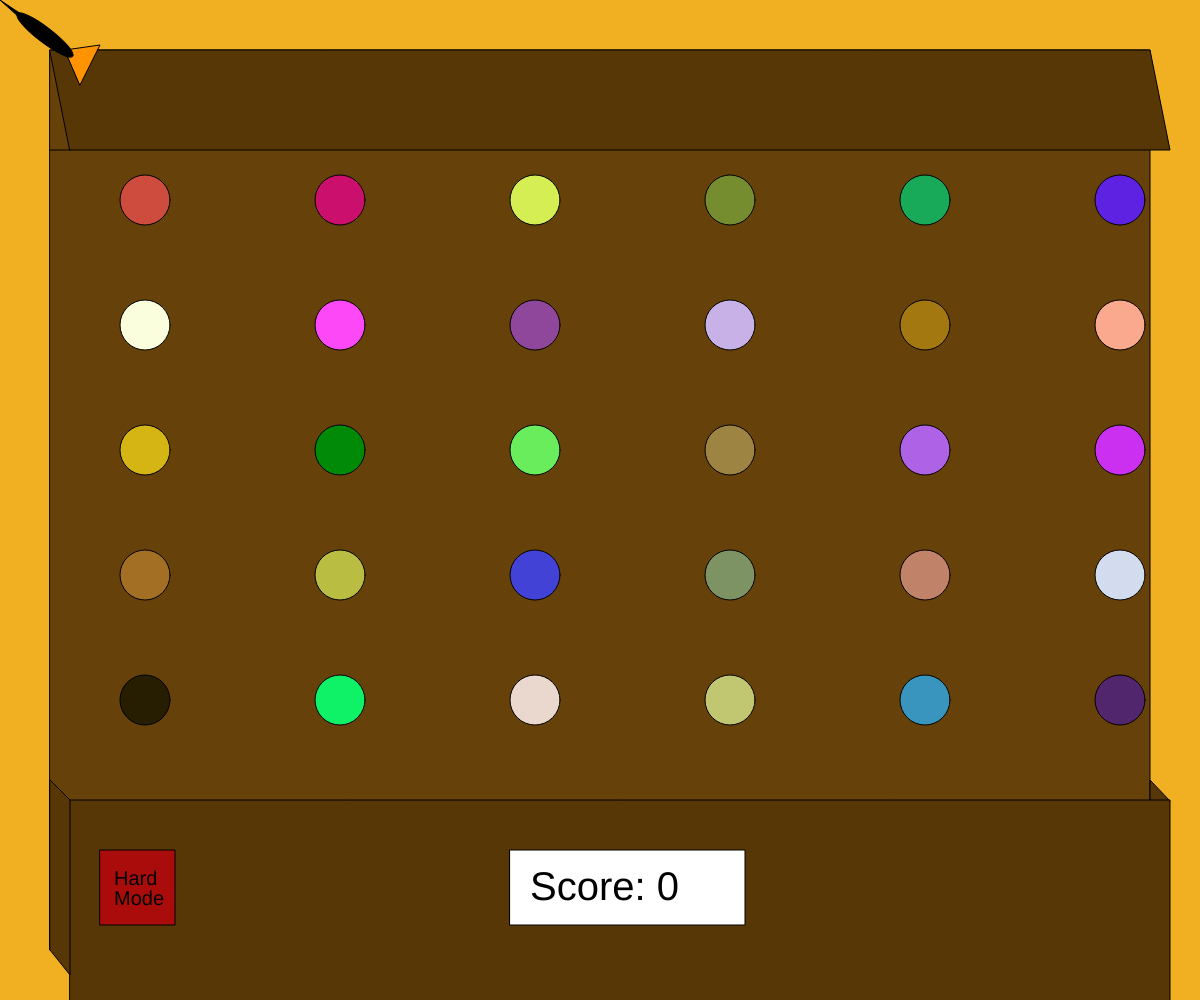
Frame 1 (no input)
Frame 60 (no input): identical to frame 1, image omitted
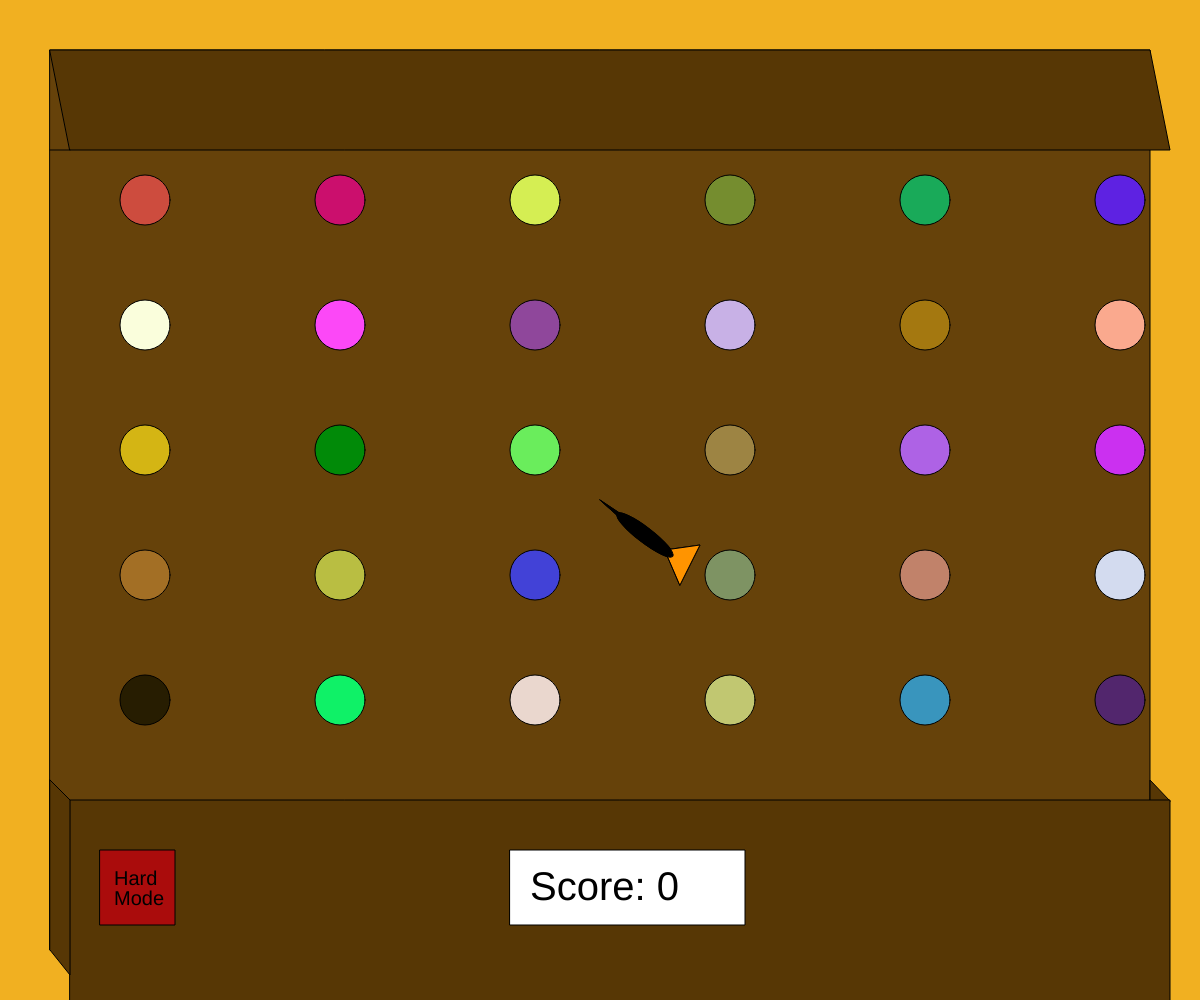
Frame 120 (the mouse pressed at the canvas centre since frame 60)

The p5.js sketch that drew these frames (run headless with seeded random() and noise() and a simulated clock; from frame 60 on, the mouse is pressed at the canvas centre):

// p5.js sketch
// ── sketch.js
//Frederick Cantarine, 50

let balloons = [];
let balloonNum = 25;
let darts = [];
let dartNum = 10;

var moveX;
var moveY;
var clicked = false;
var hit = false;
var score = 0;
var fail = false;
var done = false;
var hard = false;

function setup() {
  createCanvas(windowWidth, windowHeight);
  bgColor = color('rgb(241, 176, 33)');

  //adds balloons till all balloons are shown
  for (let moveY = 200; moveY < windowHeight - 200; moveY += windowHeight / 8) {
    for (let moveX = 70; moveX < windowWidth - 130; moveX += windowWidth / 10) {
      moveX += windowWidth / 16;
      balloons.push(new Balloons(moveX, moveY));
    }
    moveY += 0;
  }
}

function draw() {
  background(bgColor);
  noCursor();
  booth();

  // draws balloons. adds 1 to balloons counter
  for (var i = 0; i < balloons.length; i++) {
    balloons[i].frame();
  }

  for (var i = 0; i < darts.length; i++) {
    darts[i].frame();
  }

  //if player hits 10 ballons with 10 darts they win, otherwise they lose
  if (darts.length == 10) {
    balloons.length = 0;
    darts.length = 0;
    done = true;
  }

  scoreBoard();
  hardMode();
  dart();

  if (done) {
    if (score == 100) {
      prize();
    } else {
      lose();
    }
  }
}


function mousePressed() {
  //if the mouse clicks the hard mode box, then the balloon speed will increase
  if (mouseX > 100 && mouseX < 175 && mouseY > windowHeight - 150 && mouseY < windowHeight - 75) {
    hard = true;
  }

  //removes the ballon if clicked
  for (let i = balloons.length - 1; i >= 0; i--) {
    if (balloons[i].explode(mouseX, mouseY)) {
      balloons.splice(i, 1);
      clicked = true;
      hit = true;
    }
  }

  //only allows darts to be thrown if they are within the booth frame
  if (mouseX >= 50 && mouseX <= windowWidth - 50 && mouseY >= 150 && mouseY <= windowHeight - 200) {
    darts.push(new Darts(mouseX, mouseY));
  }
}

//if balloon is popped, then score goes up
function scoreBoard() {
  fill(255);
  rect(windowWidth / 2 - 90, windowHeight - 150, 235, 75);
  textSize(40);
  fill(0);
  text('Score: ' + score, windowWidth / 2 - 70, windowHeight - 100);
  if (hit == true) {
    score += 10;
    hit = false;
  }
}

//draws hardmode box
function hardMode() {
  fill('rgb(170, 12, 12)');
  rect(100, windowHeight - 150, 75, 75);
  textSize(20);
  fill(0);
  text('Hard', 114, windowHeight - 115);
  text('Mode', 114, windowHeight - 95);
}

//draws background booth
function booth() {
  fill('rgb(102, 66, 10)');
  rect(50, 50, windowWidth - 100, windowHeight - 100);
  fill('rgb(87, 55, 5)');
  quad(50, 50, windowWidth - 50, 50, windowWidth - 30, 150, 70, 150);
  triangle(windowWidth - 50, windowHeight - 199, windowWidth - 50, windowHeight - 220, windowWidth - 30, windowHeight - 199);
  rect(70, windowHeight - 200, windowWidth - 100, windowHeight - 566);
  quad(50, windowHeight - 220, 70, windowHeight - 200, 70, windowHeight - 25, 50, windowHeight - 50);
  fill(0);
  line(70, 150, 50, 150);
}

//moves a dart with the cursor
function dart() {
  push();
  translate(mouseX, mouseY);
  translate(45, 35);
  fill(0);
  triangle(-45, -35, 0, -5, 0, 5);
  fill('rgb(255, 148, 0)')
  triangle(20, 15, 55, 10, 35, 50);
  rotate(PI / 4.8);
  fill(0);
  ellipse(0, 0, 70, 15);
  pop();
}

//tells the user that they lose if they use all 10 darts and do not get 100 points
function lose() {
  textSize(50);
  fill('rgb(233, 23, 5)');
  text('You lose!', windowWidth / 2 - 80, windowHeight / 2 - 250);
}

//creates the prize
function prize() {
  textSize(50);
  fill('rgb(59, 215, 43)');
  text('You win!', windowWidth / 2 - 80, windowHeight / 2 - 250);
  push();
  //Bear's body
  fill('rgb(117, 66, 190)');
  ellipse(windowWidth / 2 + 20, windowHeight / 2 - 10, 100, 120);
  fill(0);
  ellipse(windowWidth / 2 + 20, windowHeight / 2 - 30, 10);
  ellipse(windowWidth / 2 + 20, windowHeight / 2 - 10, 10);
  ellipse(windowWidth / 2 + 20, windowHeight / 2 + 10, 10);
  //Bear's limbs
  fill('rgb(117, 66, 190)');
  ellipse(windowWidth / 2 - 40, windowHeight / 2 - 30, 50, 30);
  ellipse(windowWidth / 2 + 80, windowHeight / 2 - 30, 50, 30);
  ellipse(windowWidth / 2 - 20, windowHeight / 2 + 50, 50, 30);
  ellipse(windowWidth / 2 + 60, windowHeight / 2 + 50, 50, 30);
  //Bear's head
  fill('rgb(117, 66, 190)');
  ellipse(windowWidth / 2 - 10, windowHeight / 2 - 150, 50);
  ellipse(windowWidth / 2 + 50, windowHeight / 2 - 150, 50);
  fill(0);
  ellipse(windowWidth / 2 - 10, windowHeight / 2 - 150, 30);
  ellipse(windowWidth / 2 + 50, windowHeight / 2 - 150, 30);
  fill('rgb(117, 66, 190)');
  ellipse(windowWidth / 2 + 20, windowHeight / 2 - 100, 100);
  fill(255);
  ellipse(windowWidth / 2, windowHeight / 2 - 110, 20);
  ellipse(windowWidth / 2 + 40, windowHeight / 2 - 110, 20);
  fill(255);
  arc(windowWidth / 2 + 20, windowHeight / 2 - 85, 60, 30, 0, PI);
  pop();
}

class Darts {

  constructor(lx, ly) {
    this.translate_x = lx + 45;
    this.translate_y = ly + 35;
    this.tri1_x1 = -45;
    this.tri1_y1 = -35;
    this.tri1_x2 = 0;
    this.tri1_y2 = -5;
    this.tri1_x3 = 0;
    this.tri1_y3 = 5;
    this.tri2_x1 = 20;
    this.tri2_y1 = 15;
    this.tri2_x2 = 55;
    this.tri2_y2 = 10;
    this.tri2_x3 = 35;
    this.tri2_y3 = 50;
    this.rotate = PI / 4.8;
    this.ellipse_loc = 0;
    this.ellipse_x = 70;
    this.ellipse_y = 15;
    this.color_1 = 0;
    this.color_2 = color(255, 148, 0);
  }

  frame() {
    this.display();
  }

  display() {
    push();
    translate(this.translate_x, this.translate_y);
    fill(this.color_1);
    triangle(this.tri1_x1, this.tri1_y1, this.tri1_x2, this.tri1_y2, this.tri1_x3, this.tri1_y3);
    fill(this.color_2)
    triangle(this.tri2_x1, this.tri2_y1, this.tri2_x2, this.tri2_y2, this.tri2_x3, this.tri2_y3);
    rotate(this.rotate);
    fill(this.color_1);
    ellipse(this.ellipse_loc, this.ellipse_loc, this.ellipse_x, this.ellipse_y);
    pop();
  }
}

class Balloons {

  constructor(lx, ly) {
    this.size_r = 50;
    this.loc_x = lx;
    this.loc_y = ly;
    this.move_x = moveX;
    this.move_y = moveY;
    this.deltaX1 = random(-3, 3);
    this.deltaY1 = random(-3, 3);
    this.deltaX2 = random(-10, 10);
    this.deltaY2 = random(-10, 10);
    this.body_color = color(random(255), random(255), random(255));
  }

  frame() {
    this.display();
    this.explode();
    this.bounce();
  }

  //displays ballons
  display() {
    push();
    translate(this.loc_x, this.loc_y);
    fill(this.body_color);
    ellipse(0, 0, this.size_r);
    pop();
  }

  //checks if dart is on balloon
  explode(px, py) {
    let d = dist(px, py, this.loc_x, this.loc_y);
    if (d < this.size_r * 0.5) {
      return true;
    }
    return false;
  }


  bounce() {
    //it moves the balloons at a slow speed after two darts
    if (darts.length >= 2 && hard == false) {
      this.loc_x += this.deltaX1;
      this.loc_y += this.deltaY1;
    }
    //if hardmode is pressed, then the balloon speed fast after two darts
    if (darts.length >= 2 && hard == true) {
      this.loc_x += this.deltaX2;
      this.loc_y += this.deltaY2;
    }

    //bounces the balloons when it hits the side walls of the booth
    if (this.loc_x + this.size_r * 0.5 >= windowWidth - 50 || this.loc_x + this.size_r * 0.5 < 100) {
      this.deltaX1 *= -1;
      this.deltaX2 *= -1;
    }

    //bounces the balloons when it hits the top and bottom of the booth
    if (this.loc_y + this.size_r * 0.5 >= windowHeight - 200 || this.loc_y + this.size_r * 0.5 <= 200) {
      this.deltaY1 *= -1;
      this.deltaY2 *= -1;
    }
  }

}
